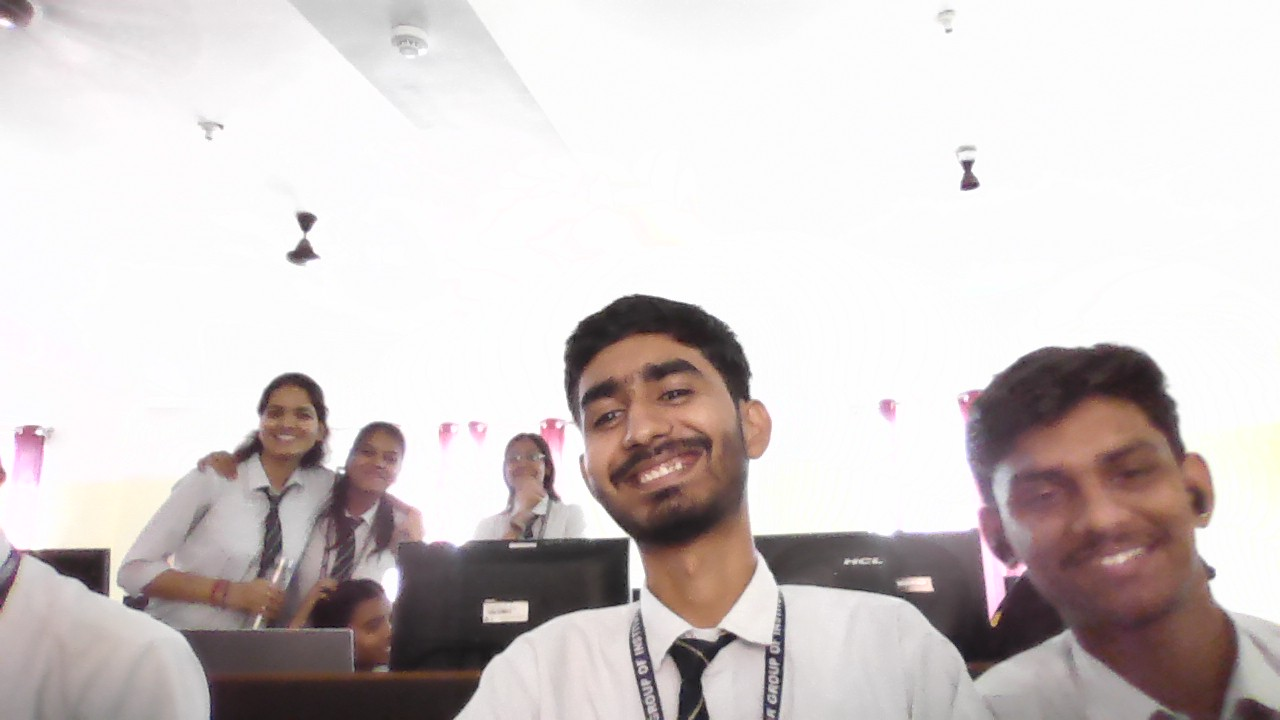
#> input picture images/WIN_20251006_14_16_59_Pro.jpg, 1280 x 720 px
$ python 'adv3_smoth&blur.py'
#> lines starting #> are read from the running program, lines starting #| are printed output that depends on the picture
import cv2 as cv
img=cv.imread("images/WIN_20251006_14_16_59_Pro.jpg")
#> img is the input picture: shape (720, 1280, 3); mean B, G, R 201.7, 202.2, 209.6


def rescale(img,scale=None):
#> called with scale = 0.5
    width=int(img.shape[1]*scale)
#> width = 640
    height=int(img.shape[0]*scale)
#> height = 360
    dim=(width,height)
#> dim = (640, 360)

    return cv.resize(img,dim)
frame=rescale(img,scale=0.50)

# Average
blur=cv.blur(frame,(7,7))
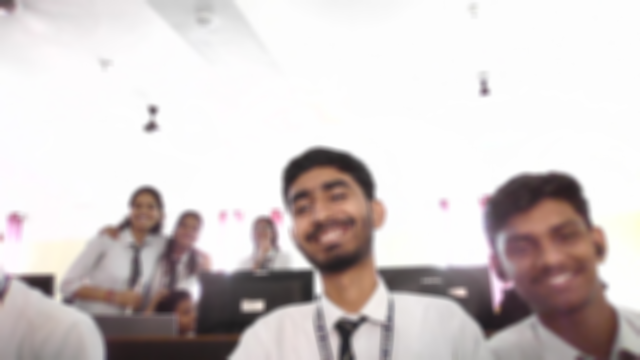
#> blur: shape (360, 640, 3); mean B, G, R 201.8, 202.4, 209.7
cv.imshow('blurred_image',blur)

# Gaussian Blur
gs_blur=cv.GaussianBlur(frame,(7,7),0)
cv.imshow('gauss_blurred_image',gs_blur)

# Median Blur
md_blur=cv.medianBlur(frame,3)
cv.imshow('median_blur',md_blur)

# Bilateral Blur
bilateral=cv.bilateralFilter(frame,5,15,5)
cv.imshow('bilateral',bilateral)
# cv.imshow('image',frame)
cv.waitKey(0)

'''Averaging:- In this method of blurring the center pixel or middle piece of kernel box is calculated by calculating an average of surrounding pixels,

Gaussian Blur:- In this method the kernel pixels are assigned with some weight and the center kernel pixel is calculated as the avg of those weights and
it is more natural provides less blur image then average blurring technique.

Median Blur:- Calculating the median of the intensity of the surrounding pixel. Performs better than average and gaussasian blur.

Bilateral Blur:- Basically blurs and retains the edges also.
'''
